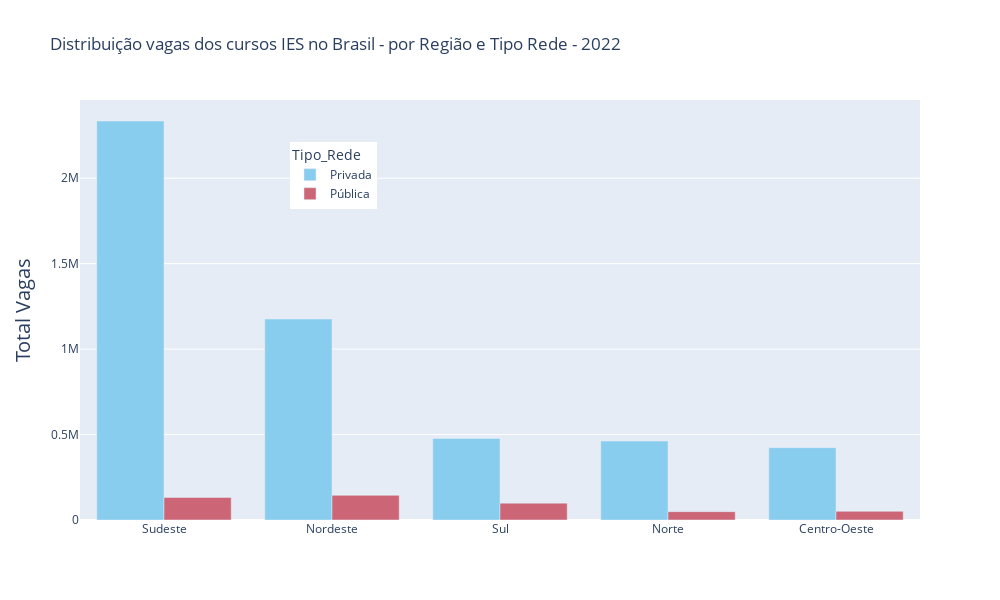

The notebook cell saved with this chart:
### Code cell
fig = px.bar(distr_vagas_reg_rede.sort_values(by='Total_Vagas', ascending=False),
             x='NO_REGIAO', 
             y='Total_Vagas', 
             color='Tipo_Rede',
             color_discrete_sequence=px.colors.qualitative.Safe,
             barmode = 'group', width=1000, height=600,
             title='Distribuição vagas dos cursos IES no Brasil - por Região e Tipo Rede - 2022',
             hover_data = {'Total_Vagas','Total_Vagas_p'} )

fig.update_layout(yaxis=dict(title='Total Vagas', titlefont_size=20, tickfont_size=12),
                  xaxis=dict(title=''),      # remover titulo no eixo x
                  legend=dict(x=0.25,y=0.9)) # deslocar legenda para dentro do plot

fig.show()

### Figure 1 — Plotly figure (JSON) as saved in the notebook; plotly's stock layout.template omitted (floating-point values rounded to 4 significant figures)
{"data": [{"alignmentgroup": "True", "customdata": [[43.66], [21.99], [8.92], [8.63], [7.91]], "hovertemplate": "Tipo_Rede=Privada<br>NO_REGIAO=%{x}<br>Total_Vagas=%{y}<br>Total_Vagas_p=%{customdata[0]}<extra></extra>", "legendgroup": "Privada", "marker": {"color": "rgb(136, 204, 238)", "pattern": {"shape": ""}}, "name": "Privada", "offsetgroup": "Privada", "orientation": "v", "showlegend": true, "textposition": "auto", "type": "bar", "x": ["Sudeste", "Nordeste", "Sul", "Norte", "Centro-Oeste"], "xaxis": "x", "y": [2334859, 1176077, 477242, 461808, 423290], "yaxis": "y"}, {"alignmentgroup": "True", "customdata": [[2.7], [2.47], [1.85], [0.95], [0.91]], "hovertemplate": "Tipo_Rede=Pública<br>NO_REGIAO=%{x}<br>Total_Vagas=%{y}<br>Total_Vagas_p=%{customdata[0]}<extra></extra>", "legendgroup": "Pública", "marker": {"color": "rgb(204, 102, 119)", "pattern": {"shape": ""}}, "name": "Pública", "offsetgroup": "Pública", "orientation": "v", "showlegend": true, "textposition": "auto", "type": "bar", "x": ["Nordeste", "Sudeste", "Sul", "Centro-Oeste", "Norte"], "xaxis": "x", "y": [144423, 132100, 98701, 50786, 48930], "yaxis": "y"}], "layout": {"barmode": "group", "height": 600, "legend": {"title": {"text": "Tipo_Rede"}, "tracegroupgap": 0, "x": 0.25, "y": 0.9}, "title": {"text": "Distribuição vagas dos cursos IES no Brasil - por Região e Tipo Rede - 2022"}, "width": 1000, "xaxis": {"anchor": "y", "autorange": true, "domain": [0, 1], "range": [-0.5, 4.5], "title": {"text": ""}, "type": "category"}, "yaxis": {"anchor": "x", "autorange": true, "domain": [0, 1], "range": [0, 2458000.0], "tickfont": {"size": 12}, "title": {"font": {"size": 20}, "text": "Total Vagas"}, "type": "linear"}}}
